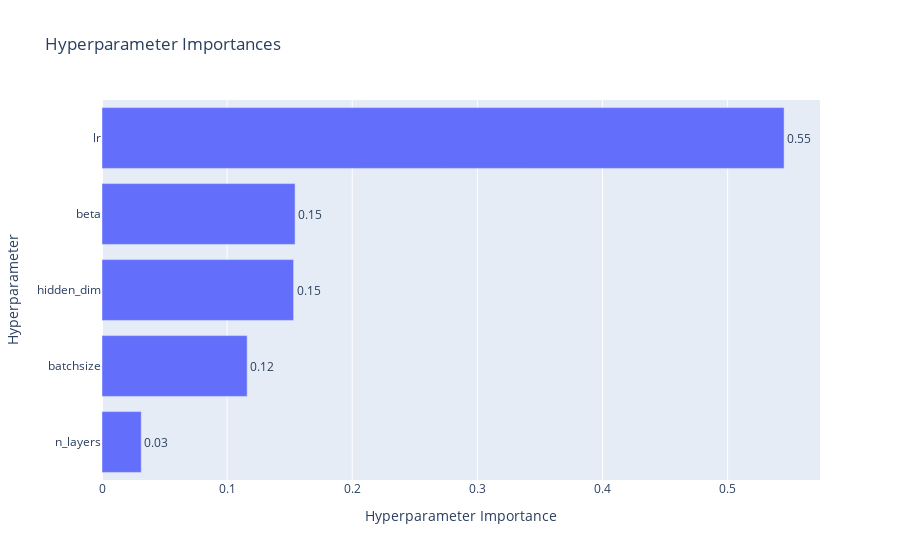

The notebook cell saved with this chart:
### Code cell
fff_study = optuna.create_study(direction="minimize")
run_regressor_study(fff_study, fff_objective)

### Figure 1 — Plotly figure (JSON) as saved in the notebook; plotly's stock layout.template omitted (floating-point values rounded to 4 significant figures)
{"data": [{"cliponaxis": false, "hovertemplate": ["n_layers (IntDistribution): 0.03136748527125405<extra></extra>", "batchsize (IntDistribution): 0.11602083409175831<extra></extra>", "hidden_dim (IntDistribution): 0.15314171043555272<extra></extra>", "beta (FloatDistribution): 0.15432172881803682<extra></extra>", "lr (FloatDistribution): 0.5451482413833981<extra></extra>"], "name": "Objective Value", "orientation": "h", "text": ["0.03", "0.12", "0.15", "0.15", "0.55"], "textposition": "outside", "type": "bar", "x": [0.03137, 0.116, 0.1531, 0.1543, 0.5451], "y": ["n_layers", "batchsize", "hidden_dim", "beta", "lr"]}], "layout": {"title": {"text": "Hyperparameter Importances"}, "xaxis": {"title": {"text": "Hyperparameter Importance"}}, "yaxis": {"title": {"text": "Hyperparameter"}}}}
